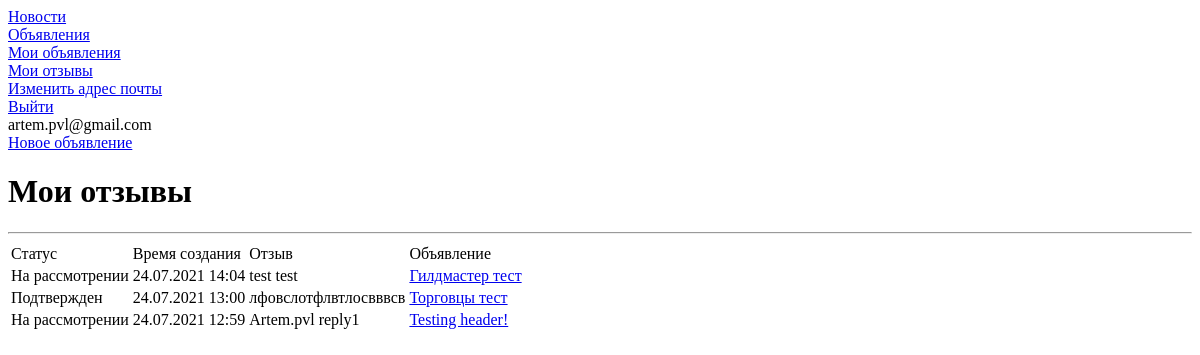
Page /board/reply (signed in) on the earlier database version.
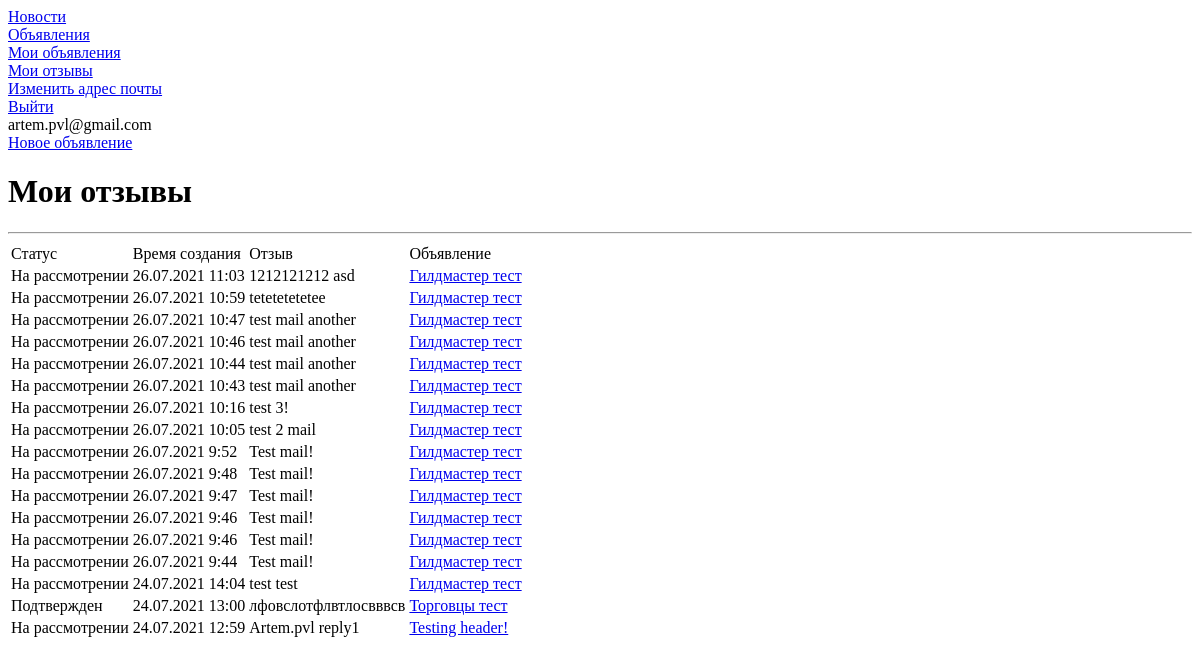
Same page on the later database version.
### board/models.py (models this page shows, shortened)
class Reply(models.Model):
    user_id = models.ForeignKey(auth.get_user_model(),
                                on_delete=models.CASCADE)
    ad_id = models.ForeignKey(Ad, on_delete=models.CASCADE)
    reply = models.TextField(default='')
    creation_time = models.DateTimeField(auto_now_add=True)
    is_approved = models.BooleanField(default=False)

class Ad(models.Model):
    user_id = models.ForeignKey(auth.get_user_model(),
                                on_delete=models.CASCADE)
    category_id = models.ForeignKey(Category, on_delete=models.CASCADE)
    header = models.CharField(max_length=255)
    ad = RichTextUploadingField(default='')
    creation_time = models.DateTimeField(auto_now_add=True)

### board/views.py (the view)
# urls.py: path('reply', ReplyList.as_view(), name='reply_list_view'),
class ReplyList(LoginRequiredMixin, ListView):
    model = Reply
    template_name = 'reply_list.html'
    context_object_name = 'reply_list'
    def get_context_data(self, **kwargs):
        context = super().get_context_data(**kwargs)
        context['reply_list'] = Reply.objects.\
            filter(user_id=self.request.user).order_by('-creation_time')
        return context

### board/models.py (called while the page is built)
def return_user_email(user):
    return user.email

### templates/reply_list.html (shortened to what this page needs)
{% extends 'flatpages/default.html' %}
{% block body %}
    <h1>Мои отзывы</h1>
    <hr>
    {% if reply_list %}
        <table>
            <thead>
                <tr>
                    <td>
                        Статус
                    </td>
                    <td>
                        Время создания
                    </td>
                    <td>
                        Отзыв
                    </td>
                    <td>
                        Объявление
                    </td>
                </tr>
            </thead>
                {% for reply in reply_list %}
                    <tr>
                        <td>
                            {% if reply.is_approved %}
                                Подтвержден
                            {% else %}
                                На рассмотрении
                            {% endif %}
                        </td>
                        <td>
                            {{ reply.creation_time|date:'d.m.Y G:i' }}
                        </td>
                        <td>
                            {{ reply.reply }}
                        </td>
                        <td>
                            <a href="{% url 'ad_detail_view' reply.ad_id.id %}">{{ reply.ad_id.header }}</a>
                        </td>
                    </tr>
                {% endfor %}
        </table>
    {% else %}
        <h2>Нет отзывов!</h2>
    {% endif %}
{% endblock body %}

Differences in the rows shown:
added Reply: is_approved "На рассмотрении", creation_time "26.07.2021 11:03", reply "1212121212 asd", ad_id.header "Гилдмастер тест"
added Reply: is_approved "На рассмотрении", creation_time "26.07.2021 10:59", reply "tetetetetetee", ad_id.header "Гилдмастер тест"
added Reply: is_approved "На рассмотрении", creation_time "26.07.2021 10:47", reply "test mail another", ad_id.header "Гилдмастер тест"
added Reply: is_approved "На рассмотрении", creation_time "26.07.2021 10:46", reply "test mail another", ad_id.header "Гилдмастер тест"
added Reply: is_approved "На рассмотрении", creation_time "26.07.2021 10:44", reply "test mail another", ad_id.header "Гилдмастер тест"
added Reply: is_approved "На рассмотрении", creation_time "26.07.2021 10:43", reply "test mail another", ad_id.header "Гилдмастер тест"
added Reply: is_approved "На рассмотрении", creation_time "26.07.2021 10:16", reply "test 3!", ad_id.header "Гилдмастер тест"
added Reply: is_approved "На рассмотрении", creation_time "26.07.2021 10:05", reply "test 2 mail", ad_id.header "Гилдмастер тест"
added Reply: is_approved "На рассмотрении", creation_time "26.07.2021 9:52", reply "Test mail!", ad_id.header "Гилдмастер тест"
added Reply: is_approved "На рассмотрении", creation_time "26.07.2021 9:48", reply "Test mail!", ad_id.header "Гилдмастер тест"
added Reply: is_approved "На рассмотрении", creation_time "26.07.2021 9:47", reply "Test mail!", ad_id.header "Гилдмастер тест"
added Reply: is_approved "На рассмотрении", creation_time "26.07.2021 9:46", reply "Test mail!", ad_id.header "Гилдмастер тест"
added Reply: is_approved "На рассмотрении", creation_time "26.07.2021 9:46", reply "Test mail!", ad_id.header "Гилдмастер тест"
added Reply: is_approved "На рассмотрении", creation_time "26.07.2021 9:44", reply "Test mail!", ad_id.header "Гилдмастер тест"
